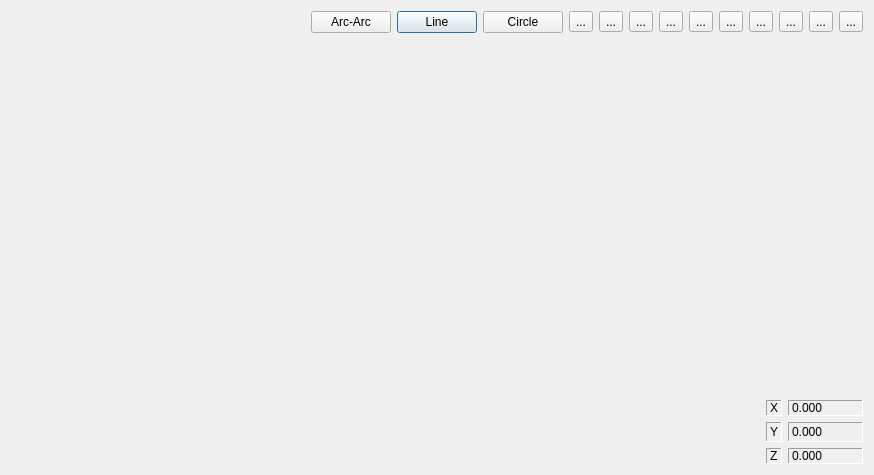
<?xml version="1.0" encoding="UTF-8"?>
<ui version="4.0">
 <class>OcctQtControl</class>
 <widget class="QDialog" name="OcctQtControl">
  <property name="geometry">
   <rect>
    <x>0</x>
    <y>0</y>
    <width>874</width>
    <height>475</height>
   </rect>
  </property>
  <property name="windowTitle">
   <string>Dialog</string>
  </property>
  <layout class="QGridLayout" name="gridLayout_3">
   <item row="0" column="0" colspan="2">
    <layout class="QGridLayout" name="gridLayout">
     <item row="0" column="6">
      <widget class="QToolButton" name="toolButton_zoom_bottom">
       <property name="text">
        <string>...</string>
       </property>
       <property name="icon">
        <iconset resource="libicon/icons.qrc">
         <normaloff>:/view-bottom.svg</normaloff>:/view-bottom.svg</iconset>
       </property>
      </widget>
     </item>
     <item row="0" column="13">
      <widget class="QToolButton" name="toolButton_zoom_min">
       <property name="text">
        <string>...</string>
       </property>
       <property name="icon">
        <iconset resource="libicon/icons.qrc">
         <normaloff>:/zoom_min.svg</normaloff>:/zoom_min.svg</iconset>
       </property>
      </widget>
     </item>
     <item row="0" column="8">
      <widget class="QToolButton" name="toolButton_zoom_left">
       <property name="text">
        <string>...</string>
       </property>
       <property name="icon">
        <iconset resource="libicon/icons.qrc">
         <normaloff>:/view-left.svg</normaloff>:/view-left.svg</iconset>
       </property>
      </widget>
     </item>
     <item row="0" column="4">
      <widget class="QToolButton" name="toolButton_zoom_3d">
       <property name="text">
        <string>...</string>
       </property>
       <property name="icon">
        <iconset resource="libicon/icons.qrc">
         <normaloff>:/view-iso.svg</normaloff>:/view-iso.svg</iconset>
       </property>
       <property name="checkable">
        <bool>false</bool>
       </property>
       <property name="checked">
        <bool>false</bool>
       </property>
       <property name="autoRepeat">
        <bool>false</bool>
       </property>
       <property name="autoExclusive">
        <bool>false</bool>
       </property>
       <property name="autoRepeatDelay">
        <number>300</number>
       </property>
       <property name="autoRepeatInterval">
        <number>100</number>
       </property>
      </widget>
     </item>
     <item row="0" column="11">
      <widget class="QToolButton" name="toolButton_zoom_extends">
       <property name="text">
        <string>...</string>
       </property>
       <property name="icon">
        <iconset resource="libicon/icons.qrc">
         <normaloff>:/zoom_extend.svg</normaloff>:/zoom_extend.svg</iconset>
       </property>
      </widget>
     </item>
     <item row="0" column="9">
      <widget class="QToolButton" name="toolButton_zoom_right">
       <property name="text">
        <string>...</string>
       </property>
       <property name="icon">
        <iconset resource="libicon/icons.qrc">
         <normaloff>:/view-right.svg</normaloff>:/view-right.svg</iconset>
       </property>
      </widget>
     </item>
     <item row="0" column="5">
      <widget class="QToolButton" name="toolButton_zoom_back">
       <property name="autoFillBackground">
        <bool>true</bool>
       </property>
       <property name="styleSheet">
        <string notr="true"/>
       </property>
       <property name="text">
        <string>...</string>
       </property>
       <property name="icon">
        <iconset resource="libicon/icons.qrc">
         <normaloff>:/view-back.svg</normaloff>:/view-back.svg</iconset>
       </property>
      </widget>
     </item>
     <item row="0" column="12">
      <widget class="QToolButton" name="toolButton_zoom_plus">
       <property name="text">
        <string>...</string>
       </property>
       <property name="icon">
        <iconset resource="libicon/icons.qrc">
         <normaloff>:/zoom_plus.svg</normaloff>:/zoom_plus.svg</iconset>
       </property>
      </widget>
     </item>
     <item row="0" column="0">
      <spacer name="horizontalSpacer">
       <property name="orientation">
        <enum>Qt::Horizontal</enum>
       </property>
       <property name="sizeHint" stdset="0">
        <size>
         <width>2000</width>
         <height>20</height>
        </size>
       </property>
      </spacer>
     </item>
     <item row="0" column="10">
      <widget class="QToolButton" name="toolButton_zoom_top">
       <property name="text">
        <string>...</string>
       </property>
       <property name="icon">
        <iconset resource="libicon/icons.qrc">
         <normaloff>:/view-top.svg</normaloff>:/view-top.svg</iconset>
       </property>
      </widget>
     </item>
     <item row="0" column="2">
      <widget class="QPushButton" name="pushButton_line">
       <property name="text">
        <string>Line</string>
       </property>
      </widget>
     </item>
     <item row="0" column="3">
      <widget class="QPushButton" name="pushButton_circle">
       <property name="text">
        <string>Circle</string>
       </property>
      </widget>
     </item>
     <item row="0" column="7">
      <widget class="QToolButton" name="toolButton_zoom_fromt">
       <property name="text">
        <string>...</string>
       </property>
       <property name="icon">
        <iconset resource="libicon/icons.qrc">
         <normaloff>:/view-front.svg</normaloff>:/view-front.svg</iconset>
       </property>
      </widget>
     </item>
     <item row="0" column="1">
      <widget class="QPushButton" name="pushButton_arc_arc">
       <property name="text">
        <string>Arc-Arc</string>
       </property>
      </widget>
     </item>
    </layout>
   </item>
   <item row="3" column="0" rowspan="2" colspan="2">
    <layout class="QGridLayout" name="gridLayout_2">
     <item row="0" column="5">
      <widget class="QLabel" name="label_val_mouse_x">
       <property name="sizePolicy">
        <sizepolicy hsizetype="Preferred" vsizetype="Preferred">
         <horstretch>0</horstretch>
         <verstretch>0</verstretch>
        </sizepolicy>
       </property>
       <property name="minimumSize">
        <size>
         <width>75</width>
         <height>0</height>
        </size>
       </property>
       <property name="font">
        <font>
         <weight>50</weight>
         <bold>false</bold>
        </font>
       </property>
       <property name="autoFillBackground">
        <bool>false</bool>
       </property>
       <property name="styleSheet">
        <string notr="true"/>
       </property>
       <property name="frameShape">
        <enum>QFrame::Panel</enum>
       </property>
       <property name="frameShadow">
        <enum>QFrame::Sunken</enum>
       </property>
       <property name="lineWidth">
        <number>1</number>
       </property>
       <property name="midLineWidth">
        <number>0</number>
       </property>
       <property name="text">
        <string>0.000</string>
       </property>
      </widget>
     </item>
     <item row="1" column="0">
      <spacer name="horizontalSpacer_2">
       <property name="orientation">
        <enum>Qt::Horizontal</enum>
       </property>
       <property name="sizeHint" stdset="0">
        <size>
         <width>40</width>
         <height>20</height>
        </size>
       </property>
      </spacer>
     </item>
     <item row="1" column="5">
      <widget class="QLabel" name="label_val_mouse_y">
       <property name="minimumSize">
        <size>
         <width>0</width>
         <height>0</height>
        </size>
       </property>
       <property name="font">
        <font>
         <weight>50</weight>
         <bold>false</bold>
        </font>
       </property>
       <property name="autoFillBackground">
        <bool>false</bool>
       </property>
       <property name="styleSheet">
        <string notr="true"/>
       </property>
       <property name="frameShape">
        <enum>QFrame::Panel</enum>
       </property>
       <property name="frameShadow">
        <enum>QFrame::Sunken</enum>
       </property>
       <property name="lineWidth">
        <number>1</number>
       </property>
       <property name="midLineWidth">
        <number>0</number>
       </property>
       <property name="text">
        <string>0.000</string>
       </property>
      </widget>
     </item>
     <item row="1" column="4">
      <widget class="QLabel" name="label_mouse_y">
       <property name="font">
        <font>
         <weight>50</weight>
         <bold>false</bold>
        </font>
       </property>
       <property name="autoFillBackground">
        <bool>false</bool>
       </property>
       <property name="styleSheet">
        <string notr="true"/>
       </property>
       <property name="frameShape">
        <enum>QFrame::Panel</enum>
       </property>
       <property name="frameShadow">
        <enum>QFrame::Sunken</enum>
       </property>
       <property name="lineWidth">
        <number>1</number>
       </property>
       <property name="midLineWidth">
        <number>0</number>
       </property>
       <property name="text">
        <string>Y</string>
       </property>
      </widget>
     </item>
     <item row="2" column="5">
      <widget class="QLabel" name="label_val_mouse_z">
       <property name="minimumSize">
        <size>
         <width>0</width>
         <height>0</height>
        </size>
       </property>
       <property name="font">
        <font>
         <weight>50</weight>
         <bold>false</bold>
        </font>
       </property>
       <property name="frameShape">
        <enum>QFrame::Panel</enum>
       </property>
       <property name="frameShadow">
        <enum>QFrame::Sunken</enum>
       </property>
       <property name="lineWidth">
        <number>1</number>
       </property>
       <property name="midLineWidth">
        <number>0</number>
       </property>
       <property name="text">
        <string>0.000</string>
       </property>
      </widget>
     </item>
     <item row="0" column="4">
      <widget class="QLabel" name="label_mouse_x">
       <property name="sizePolicy">
        <sizepolicy hsizetype="Minimum" vsizetype="Preferred">
         <horstretch>0</horstretch>
         <verstretch>0</verstretch>
        </sizepolicy>
       </property>
       <property name="font">
        <font>
         <weight>50</weight>
         <bold>false</bold>
        </font>
       </property>
       <property name="autoFillBackground">
        <bool>false</bool>
       </property>
       <property name="styleSheet">
        <string notr="true"/>
       </property>
       <property name="frameShape">
        <enum>QFrame::Panel</enum>
       </property>
       <property name="frameShadow">
        <enum>QFrame::Sunken</enum>
       </property>
       <property name="lineWidth">
        <number>1</number>
       </property>
       <property name="midLineWidth">
        <number>0</number>
       </property>
       <property name="text">
        <string>X</string>
       </property>
      </widget>
     </item>
     <item row="2" column="4">
      <widget class="QLabel" name="label_mouse_z">
       <property name="font">
        <font>
         <weight>50</weight>
         <bold>false</bold>
        </font>
       </property>
       <property name="frameShape">
        <enum>QFrame::Panel</enum>
       </property>
       <property name="frameShadow">
        <enum>QFrame::Sunken</enum>
       </property>
       <property name="lineWidth">
        <number>1</number>
       </property>
       <property name="midLineWidth">
        <number>0</number>
       </property>
       <property name="text">
        <string>Z</string>
       </property>
      </widget>
     </item>
    </layout>
   </item>
   <item row="1" column="1">
    <spacer name="verticalSpacer">
     <property name="orientation">
      <enum>Qt::Vertical</enum>
     </property>
     <property name="sizeHint" stdset="0">
      <size>
       <width>20</width>
       <height>2500</height>
      </size>
     </property>
    </spacer>
   </item>
  </layout>
 </widget>
 <resources>
  <include location="libicon/icons.qrc"/>
 </resources>
 <connections/>
</ui>
